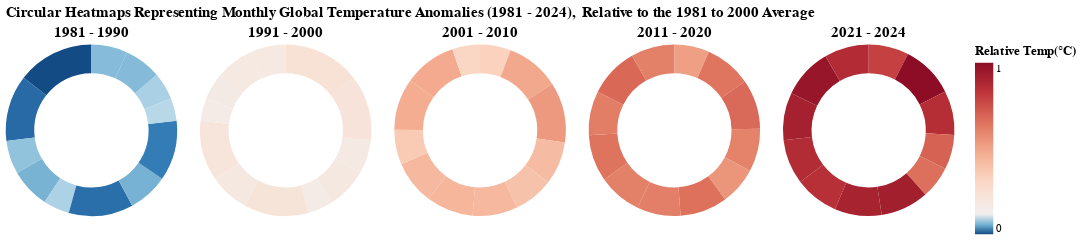

The notebook cell this image was saved under:
### Code cell
# Base chart with a filter for a specific period
def create_period_chart(period):
    return alt.Chart(month_avg_temp).transform_filter(
        alt.datum.period == period  # Filter for one specific period
    ).mark_arc(innerRadius=50).encode(
        theta=alt.Theta('temp_diff:Q', stack=True),  # Each month's anomaly
        color=alt.Color('temp_diff:Q',
                        scale=alt.Scale(scheme='redblue', domainMid=0, reverse=True),  # Diverging colors
                        legend=alt.Legend(title="Relative Temp(°C)")
                        ),
        order=alt.Order('angle:Q'),  # Correct month order
        tooltip=[
            alt.Tooltip('month:N', title='Month'),
            alt.Tooltip('temp_diff:Q', title='Relative Temp(°C)', format='.2f')
        ]
    ).properties(
        title=period, width=150, height=150
    )

# Generate a list of charts, one for each period
chart = [create_period_chart(period) for period in month_avg_temp['period'].unique()]

# Concatenate all charts
final_chart = alt.concat(*chart, columns=5).properties(
    title="Circular Heatmaps Representing Monthly Global Temperature Anomalies (1981 - 2024), \nRelative to the 1981 to 2000 Average",
    
)

final_chart

### Figure 1 — Vega-Lite specification as saved in the notebook (floating-point values rounded to 4 significant figures)
{"config": {"view": {"continuousWidth": 300, "continuousHeight": 300}}, "concat": [{"mark": {"type": "arc", "innerRadius": 50}, "encoding": {"color": {"field": "temp_diff", "legend": {"title": "Relative Temp(°C)"}, "scale": {"domainMid": 0, "reverse": true, "scheme": "redblue"}, "type": "quantitative"}, "order": {"field": "angle", "type": "quantitative"}, "theta": {"field": "temp_diff", "stack": true, "type": "quantitative"}, "tooltip": [{"field": "month", "title": "Month", "type": "nominal"}, {"field": "temp_diff", "format": ".2f", "title": "Relative Temp(°C)", "type": "quantitative"}]}, "height": 150, "title": "1981 - 1990", "transform": [{"filter": "(datum.period === '1981 - 1990')"}], "width": 150}, {"mark": {"type": "arc", "innerRadius": 50}, "encoding": {"color": {"field": "temp_diff", "legend": {"title": "Relative Temp(°C)"}, "scale": {"domainMid": 0, "reverse": true, "scheme": "redblue"}, "type": "quantitative"}, "order": {"field": "angle", "type": "quantitative"}, "theta": {"field": "temp_diff", "stack": true, "type": "quantitative"}, "tooltip": [{"field": "month", "title": "Month", "type": "nominal"}, {"field": "temp_diff", "format": ".2f", "title": "Relative Temp(°C)", "type": "quantitative"}]}, "height": 150, "title": "1991 - 2000", "transform": [{"filter": "(datum.period === '1991 - 2000')"}], "width": 150}, {"mark": {"type": "arc", "innerRadius": 50}, "encoding": {"color": {"field": "temp_diff", "legend": {"title": "Relative Temp(°C)"}, "scale": {"domainMid": 0, "reverse": true, "scheme": "redblue"}, "type": "quantitative"}, "order": {"field": "angle", "type": "quantitative"}, "theta": {"field": "temp_diff", "stack": true, "type": "quantitative"}, "tooltip": [{"field": "month", "title": "Month", "type": "nominal"}, {"field": "temp_diff", "format": ".2f", "title": "Relative Temp(°C)", "type": "quantitative"}]}, "height": 150, "title": "2001 - 2010", "transform": [{"filter": "(datum.period === '2001 - 2010')"}], "width": 150}, {"mark": {"type": "arc", "innerRadius": 50}, "encoding": {"color": {"field": "temp_diff", "legend": {"title": "Relative Temp(°C)"}, "scale": {"domainMid": 0, "reverse": true, "scheme": "redblue"}, "type": "quantitative"}, "order": {"field": "angle", "type": "quantitative"}, "theta": {"field": "temp_diff", "stack": true, "type": "quantitative"}, "tooltip": [{"field": "month", "title": "Month", "type": "nominal"}, {"field": "temp_diff", "format": ".2f", "title": "Relative Temp(°C)", "type": "quantitative"}]}, "height": 150, "title": "2011 - 2020", "transform": [{"filter": "(datum.period === '2011 - 2020')"}], "width": 150}, {"mark": {"type": "arc", "innerRadius": 50}, "encoding": {"color": {"field": "temp_diff", "legend": {"title": "Relative Temp(°C)"}, "scale": {"domainMid": 0, "reverse": true, "scheme": "redblue"}, "type": "quantitative"}, "order": {"field": "angle", "type": "quantitative"}, "theta": {"field": "temp_diff", "stack": true, "type": "quantitative"}, "tooltip": [{"field": "month", "title": "Month", "type": "nominal"}, {"field": "temp_diff", "format": ".2f", "title": "Relative Temp(°C)", "type": "quantitative"}]}, "height": 150, "title": "2021 - 2024", "transform": [{"filter": "(datum.period === '2021 - 2024')"}], "width": 150}], "columns": 5, "data": {"name": "data-58d6c78a33b49a2297cbe5fb57b30cb4"}, "title": "Circular Heatmaps Representing Monthly Global Temperature Anomalies (1981 - 2024), \nRelative to the 1981 to 2000 Average", "$schema": "https://vega.github.io/schema/vega-lite/v5.20.1.json", "datasets": {"data-58d6c78a33b49a2297cbe5fb57b30cb4": [{"period": "1981 - 1990", "month": 1, "temp_diff": -0.1832, "angle": 30.0}, {"period": "1981 - 1990", "month": 2, "temp_diff": -0.1577, "angle": 60.0}, {"period": "1981 - 1990", "month": 3, "temp_diff": -0.07968, "angle": 90.0}, {"period": "1981 - 1990", "month": 4, "temp_diff": -0.09459, "angle": 120.0}, {"period": "1981 - 1990", "month": 5, "temp_diff": -0.06219, "angle": 150.0}, {"period": "1981 - 1990", "month": 6, "temp_diff": -0.1536, "angle": 180.0}, {"period": "1981 - 1990", "month": 7, "temp_diff": -0.09493, "angle": 210.0}, {"period": "1981 - 1990", "month": 8, "temp_diff": -0.1433, "angle": 240.0}, {"period": "1981 - 1990", "month": 9, "temp_diff": -0.05445, "angle": 270.0}, {"period": "1981 - 1990", "month": 10, "temp_diff": -0.06508, "angle": 300.0}, {"period": "1981 - 1990", "month": 11, "temp_diff": -0.08729, "angle": 330.0}, {"period": "1981 - 1990", "month": 12, "temp_diff": -0.08641, "angle": 360.0}, {"period": "1991 - 2000", "month": 1, "temp_diff": 0.1832, "angle": 30.0}, {"period": "1991 - 2000", "month": 2, "temp_diff": 0.1577, "angle": 60.0}, {"period": "1991 - 2000", "month": 3, "temp_diff": 0.07968, "angle": 90.0}, {"period": "1991 - 2000", "month": 4, "temp_diff": 0.09459, "angle": 120.0}, {"period": "1991 - 2000", "month": 5, "temp_diff": 0.06219, "angle": 150.0}, {"period": "1991 - 2000", "month": 6, "temp_diff": 0.1536, "angle": 180.0}, {"period": "1991 - 2000", "month": 7, "temp_diff": 0.09493, "angle": 210.0}, {"period": "1991 - 2000", "month": 8, "temp_diff": 0.1433, "angle": 240.0}, {"period": "1991 - 2000", "month": 9, "temp_diff": 0.05445, "angle": 270.0}, {"period": "1991 - 2000", "month": 10, "temp_diff": 0.06508, "angle": 300.0}, {"period": "1991 - 2000", "month": 11, "temp_diff": 0.08729, "angle": 330.0}, {"period": "1991 - 2000", "month": 12, "temp_diff": 0.08641, "angle": 360.0}, {"period": "2001 - 2010", "month": 1, "temp_diff": 0.3286, "angle": 30.0}, {"period": "2001 - 2010", "month": 2, "temp_diff": 0.5707, "angle": 60.0}, {"period": "2001 - 2010", "month": 3, "temp_diff": 0.6419, "angle": 90.0}, {"period": "2001 - 2010", "month": 4, "temp_diff": 0.4584, "angle": 120.0}, {"period": "2001 - 2010", "month": 5, "temp_diff": 0.425, "angle": 150.0}, {"period": "2001 - 2010", "month": 6, "temp_diff": 0.4811, "angle": 180.0}, {"period": "2001 - 2010", "month": 7, "temp_diff": 0.4967, "angle": 210.0}, {"period": "2001 - 2010", "month": 8, "temp_diff": 0.4752, "angle": 240.0}, {"period": "2001 - 2010", "month": 9, "temp_diff": 0.3691, "angle": 270.0}, {"period": "2001 - 2010", "month": 10, "temp_diff": 0.549, "angle": 300.0}, {"period": "2001 - 2010", "month": 11, "temp_diff": 0.5615, "angle": 330.0}, {"period": "2001 - 2010", "month": 12, "temp_diff": 0.2961, "angle": 360.0}, {"period": "2011 - 2020", "month": 1, "temp_diff": 0.6117, "angle": 30.0}, {"period": "2011 - 2020", "month": 2, "temp_diff": 0.8129, "angle": 60.0}, {"period": "2011 - 2020", "month": 3, "temp_diff": 0.8652, "angle": 90.0}, {"period": "2011 - 2020", "month": 4, "temp_diff": 0.7515, "angle": 120.0}, {"period": "2011 - 2020", "month": 5, "temp_diff": 0.66, "angle": 150.0}, {"period": "2011 - 2020", "month": 6, "temp_diff": 0.8275, "angle": 180.0}, {"period": "2011 - 2020", "month": 7, "temp_diff": 0.7633, "angle": 210.0}, {"period": "2011 - 2020", "month": 8, "temp_diff": 0.7611, "angle": 240.0}, {"period": "2011 - 2020", "month": 9, "temp_diff": 0.8161, "angle": 270.0}, {"period": "2011 - 2020", "month": 10, "temp_diff": 0.7714, "angle": 300.0}, {"period": "2011 - 2020", "month": 11, "temp_diff": 0.8692, "angle": 330.0}, {"period": "2011 - 2020", "month": 12, "temp_diff": 0.762, "angle": 360.0}, {"period": "2021 - 2024", "month": 1, "temp_diff": 1.038, "angle": 30.0}, {"period": "2021 - 2024", "month": 2, "temp_diff": 1.36, "angle": 60.0}, {"period": "2021 - 2024", "month": 3, "temp_diff": 1.14, "angle": 90.0}, {"period": "2021 - 2024", "month": 4, "temp_diff": 0.8959, "angle": 120.0}, {"period": "2021 - 2024", "month": 5, "temp_diff": 0.835, "angle": 150.0}, {"period": "2021 - 2024", "month": 6, "temp_diff": 1.241, "angle": 180.0}, {"period": "2021 - 2024", "month": 7, "temp_diff": 1.213, "angle": 210.0}, {"period": "2021 - 2024", "month": 8, "temp_diff": 1.131, "angle": 240.0}, {"period": "2021 - 2024", "month": 9, "temp_diff": 1.156, "angle": 270.0}, {"period": "2021 - 2024", "month": 10, "temp_diff": 1.227, "angle": 300.0}, {"period": "2021 - 2024", "month": 11, "temp_diff": 1.299, "angle": 330.0}, {"period": "2021 - 2024", "month": 12, "temp_diff": 1.151, "angle": 360.0}]}}
